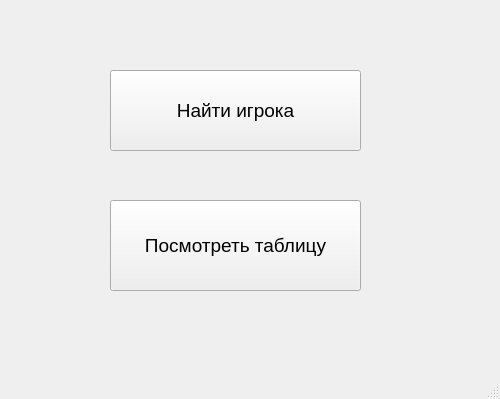
<?xml version="1.0" encoding="UTF-8"?>
<ui version="4.0">
 <class>MainWindow</class>
 <widget class="QMainWindow" name="MainWindow">
  <property name="geometry">
   <rect>
    <x>0</x>
    <y>0</y>
    <width>500</width>
    <height>399</height>
   </rect>
  </property>
  <property name="windowTitle">
   <string>Best Painter - Score</string>
  </property>
  <widget class="QWidget" name="centralwidget">
   <widget class="QPushButton" name="find_player_btn">
    <property name="geometry">
     <rect>
      <x>110</x>
      <y>70</y>
      <width>251</width>
      <height>81</height>
     </rect>
    </property>
    <property name="font">
     <font>
      <pointsize>14</pointsize>
     </font>
    </property>
    <property name="text">
     <string>Найти игрока</string>
    </property>
   </widget>
   <widget class="QPushButton" name="get_table_btn">
    <property name="geometry">
     <rect>
      <x>110</x>
      <y>200</y>
      <width>251</width>
      <height>91</height>
     </rect>
    </property>
    <property name="font">
     <font>
      <pointsize>14</pointsize>
     </font>
    </property>
    <property name="text">
     <string>Посмотреть таблицу</string>
    </property>
   </widget>
  </widget>
  <widget class="QMenuBar" name="menubar">
   <property name="geometry">
    <rect>
     <x>0</x>
     <y>0</y>
     <width>500</width>
     <height>21</height>
    </rect>
   </property>
  </widget>
  <widget class="QStatusBar" name="statusbar"/>
 </widget>
 <resources/>
 <connections/>
</ui>
